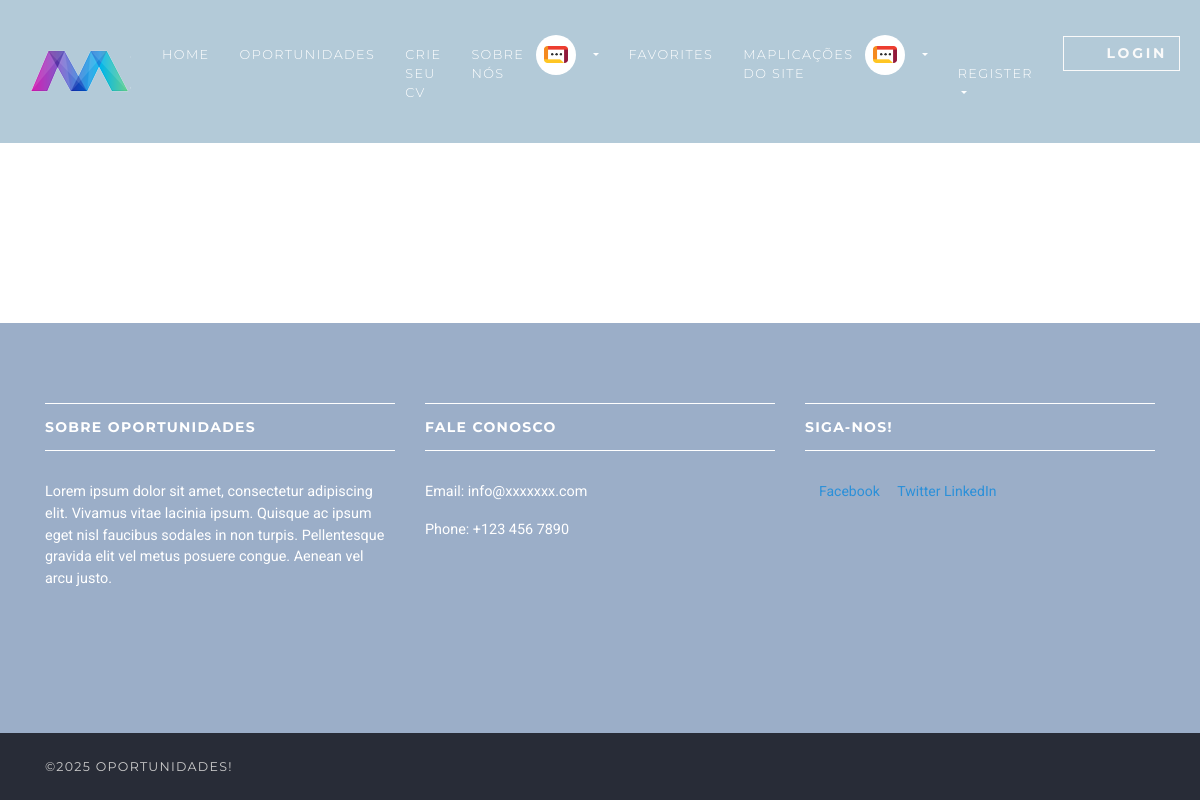
/listProduts/, run on an earlier commit of the app's database.
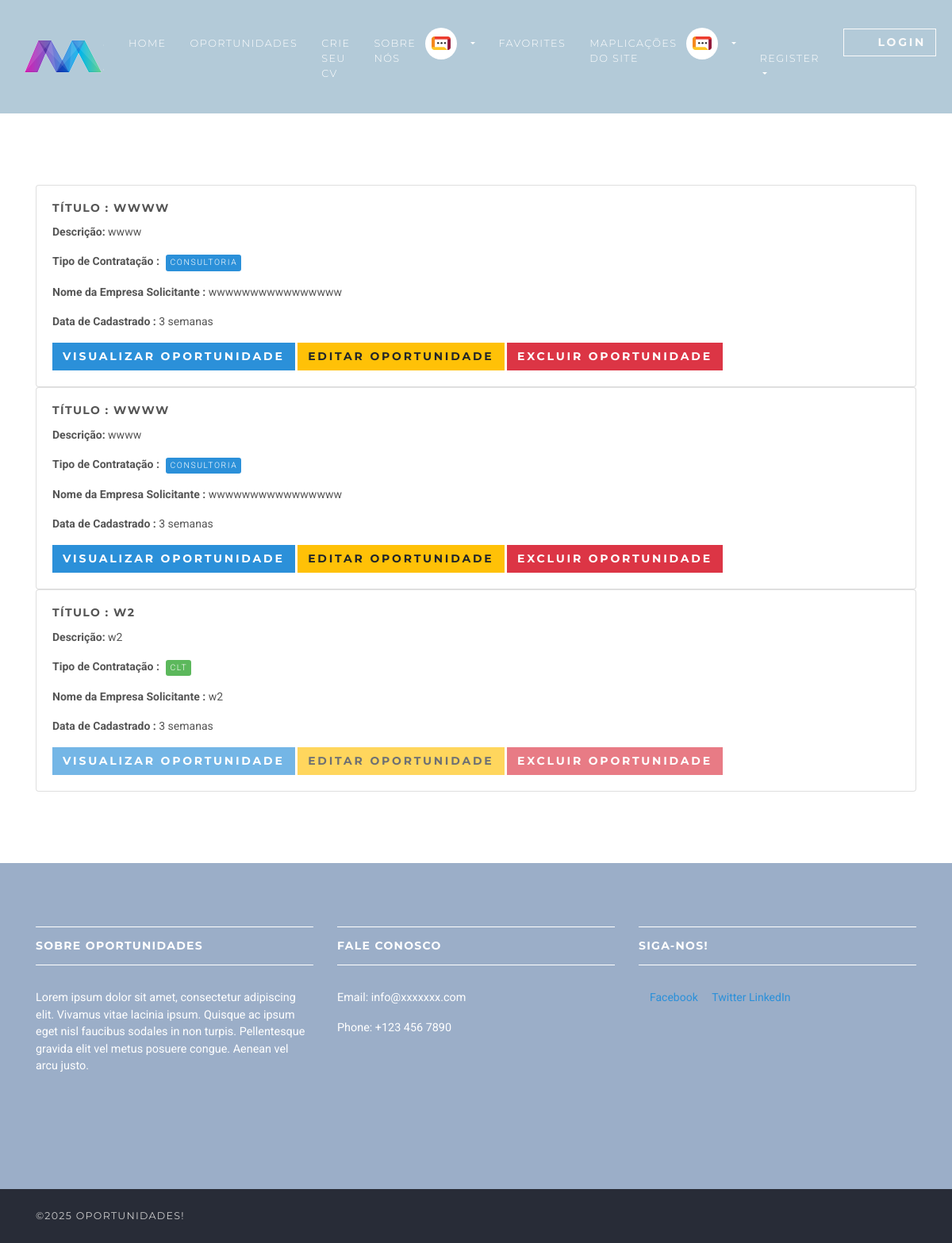
And on a later commit of the database.
### produtos/models.py (models this page shows, shortened)
class Empregos(models.Model):
    title = models.CharField(max_length=300)
    description = models.TextField()
    location = models.CharField(max_length=150)
    type_job = models.CharField(choices=JOB_TYPE, default='1', max_length=10)
    category = models.CharField(max_length=100)
    last_date = models.DateField()
    company_name = models.CharField(max_length=100)
    company_description = models.CharField(max_length=300)
    website = models.CharField(max_length=100, default="")
    created_at = models.DateTimeField(default=timezone.now)
    filled = models.BooleanField(default=False)
    salary = models.IntegerField(default=0, blank=True)
    vacancy = models.IntegerField(default=1)
    class Meta:
        ordering = ["id"]

### produtos/views.py (the view)
# urls.py: path('listProduts/', listProduct, name='listProduct' )
def listProduct(request):
     jobs = Empregos.objects.all()
     return render(request, 'produtos/produtos-list.html', {'jobs': jobs} )

### produtos/templates/produtos/produtos-list.html (shortened to what this page needs)
{% extends 'produtos/partials/base.html' %}
{% load static %}
{% block content %}
    <section>
        <div class="container">
                        {% for job in jobs %}
                        <div class="card w-100 ">
                        <div class="card-body"  >
                            <h5 class="card-title"><strong>Título :</strong> {{ job.title }}</h5>
                            <p class="card-text"><strong>Descrição: </strong> {{ job.description | truncatewords_html:30 | safe }}</p>
                            <p class="card-text"><strong>Tipo de Contratação :</strong>
                                {% if job.type_job == '1' %}
                                        <span class="badge featured-badge badge-success">CLT</span>
                                    {% elif job.type_job == '2' %}
                                        <span class="badge featured-badge badge-primary">Consultoria</span>
                                    {% else %}
                                        <span style="color: #ffffff;" class="badge featured-badge badge-warning">Interesse</span>
                                    {% endif %}</p>
                            <p class="card-text"><strong>Nome da Empresa Solicitante :</strong> {{ job.company_name }}</p>
                            <p class="card-text"><strong>Data de Cadastrado :</strong> {{ job.last_date|timesince }}</p>
                            <a href="#" class="btn btn-primary {% if job.filled  == False %}disabled{% endif %} " >Visualizar Oportunidade</a>  <a href="#" class="btn btn-warning {% if job.filled  == False %}disabled{% endif %} ">Editar Oportunidade</a>  <a href="#" class="btn btn-danger {% if job.filled  == False %}disabled{% endif %} ">Excluir Oportunidade</a>
                        </div>
                        </div>
                        {% endfor %}
        </div>
        </section>
{% endblock %}

### produtos/templates/produtos/partials/base.html (shortened to what this page needs)
{% load static %}
{% load static i18n %}
{% get_current_language as LANGUAGE_CODE %}
<!DOCTYPE html>
<html lang="{{ LANGUAGE_CODE }}">
<head>
    <link rel="stylesheet"
          href="{% static 'vendor/bootstrap/css/bootstrap.min.css' %}">
    <link rel="stylesheet"
          href="{% static 'vendor/font-awesome/css/font-awesome.min.css' %}">
    <link rel="stylesheet" href="{% static 'vendor/owl.carousel/assets/owl.carousel.css' %}">
    <link rel="stylesheet" href="{% static 'vendor/owl.carousel/assets/owl.theme.default.css' %}">
    <link rel="stylesheet" href="{% static 'css/style.default.css' %}" id="theme-stylesheet">
    <link rel="stylesheet" href="{% static 'css/custom.css' %}">
    <link rel="stylesheet" href="https://cdnjs.cloudflare.com/ajax/libs/toastr.js/latest/toastr.min.css"/>
</head>
<body>
<header class="header">
    <nav class="navbar navbar-expand-lg">
        <div class="container-fluid">
            <a href="{% url 'produtos:home' %}" class="navbar-brand">
                <img src="{% static 'img/logo-small.png' %}" alt="logo" class="d-none d-lg-block">
            </a>
            <div id="navbarSupportedContent" class="collapse navbar-collapse">
                    <ul class="navbar-nav ml-auto">
                        <li class="nav-item">
                            <a href="" class="nav-link">Home <span class="sr-only">(current)</span></a>
                        </li>
                        <li class="nav-item ">
                            <a href="" class="nav-link">Oportunidades</a>
                        </li>
                        <li class="nav-item">
                            <a href="" class="nav-link">Crie seu CV</a>
                        </li>
                        <li class="nav-item">
                            <a href="/{{ LANGUAGE_CODE }}/about-us/" class="nav-link">Sobre nós</a>
                        </li>
                            <li class="nav-item dropdown">
                                <a id="clientZone" href="#" data-toggle="dropdown"
                                   aria-haspopup="true" aria-expanded="false"
                                   class="nav-link dropdown-toggle has-img mb-3 mb-lg-0 mt-3 mt-lg-0">
                                    <div class="client-menu-image">
                                        <div class="inner">
                                            <img src="{% static 'img/company-1.png' %}"
                                                 alt="company image"
                                                 class="img-fluid">
                                        </div>
                                    </div>
                                </a>
                            </li>
                            <li class="nav-item ">
                                <a href="" class="nav-link">Favorites</a>
                            </li>
                            <li class="nav-item ">
                                <a href="" class="nav-link">MAplicações do Site</a>
                            </li>
                            <li class="nav-item dropdown">
                                <a id="clientZone" href="#" data-toggle="dropdown"
                                   aria-haspopup="true" aria-expanded="false"
                                   class="nav-link dropdown-toggle has-img mb-3 mb-lg-0 mt-3 mt-lg-0">
                                    <div class="client-menu-image">
                                        <div class="inner">
                                            <img src="{% static 'img/company-1.png' %}"
                                                 alt="company image"
                                                 class="img-fluid">
                                        </div>
                                    </div>
                                </a>
                            </li>
                            <li class="nav-item dropdown ">
                                <a id="pages" href="#" data-toggle="dropdown" aria-haspopup="true" aria-expanded="false"
                                   class="nav-link dropdown-toggle "><i class="fa fa-signing"></i>Register
                                </a>
                            </li>
                            {% if request.user.is_authenticated %}
                            <li class="nav-item" style="color: #fff">
                                <a href="{% url 'accounts:logout' %}" class="btn navbar-btn btn-outline-light mb-5 mb-lg-0 {% if url_name == 'login' %}active text-primary{% endif %}">
                                    <i class="fa fa-sign-in">Sair</i>
                                </a>
                             </li>
                            {% else  %}
                             <li class="nav-item" style="color: #fff">
                                    <a href="{% url 'accounts:login' %}"
                                   class="btn navbar-btn btn-outline-light mb-5 mb-lg-0 {% if url_name == 'login' %}active text-primary{% endif %}">
                                    <i class="fa fa-sign-in"></i>
                                    Login
                                </a>
                             </li>
                            {% endif %}
                    </ul>
            </div>
        </div>
    </nav>
</header>
<div>
    {% block content %} {% endblock %}
</div>
<footer class="footer">
    <div class="footer__block">
        <div class="container">
            <div class="row">
                <div class="col-lg-4 col-md-12 mb-5">
                    <h4 class="h5">Sobre Oportunidades</h4>
                    <p>Lorem ipsum dolor sit amet, consectetur adipiscing elit. Vivamus vitae lacinia ipsum. Quisque ac ipsum eget nisl faucibus sodales in non turpis. Pellentesque gravida elit vel metus posuere congue. Aenean vel arcu justo. </p>
                </div>
                <div class="col-lg-4 col-md-12 mb-5">
                    <h4 class="h5">Fale conosco</h4>
                    <p>Email: info@xxxxxxx.com</p>
                    <p>Phone: +123 456 7890</p>
                </div>
                <div class="col-lg-4 col-md-12 mb-5">
                    <h4 class="h5">Siga-nos!</h4>
                    <a href="https://www.facebook.com/django-jobs" target="_blank" rel="noopener">
                        <i class="fab fa-facebook-f"></i> Facebook
                    </a>
                    <a href="https://www.twitter.com/django-jobs" target="_blank" rel="noopener">
                        <i class="fab fa-twitter"></i> Twitter
                    </a>
                    <a href="https://www.linkedin.com/company/django-jobs" target="_blank" rel="noopener">
                         LinkedIn
                    </a>
                </div>
            </div>
        </div>
    </div>
    <div class="footer__copyright">
        <div class="container">
            <div class="row">
                <div class="col-md-4 text-md-left text-center">
                    <p>&copy;{% now "Y" %} Oportunidades!</p>
                </div>
            </div>
        </div>
    </div>
</footer>
</body>
</html>

What changed in the data, as far as the page shows it:
added Empregos: title "WWWW", description "wwww", type_job "CONSULTORIA", company_name "wwwwwwwwwwwwwwww", last_date "3 semanas"
added Empregos: title "WWWW", description "wwww", type_job "CONSULTORIA", company_name "wwwwwwwwwwwwwwww", last_date "3 semanas"
added Empregos: title "W2", description "w2", type_job "CLT", company_name "w2", last_date "3 semanas", filled False (drawn)
